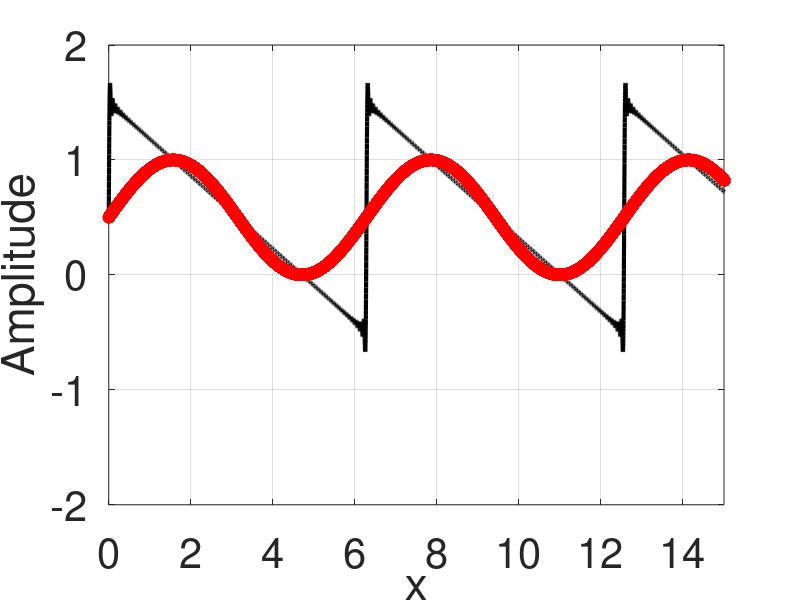

MATLAB code for this plot:
clear;
home;
close;
pkg load signal;

%n is a constant
function retval = sinn_An(n,x)
	An = 2/pi/n;
	retval = An*sin(n.*x);
endfunction

%The full series
function retval = fourier_square(n,x)
	retval = 0.5;
	for i=[1:n]
		retval = retval+sinn_An(i,x);
	endfor
endfunction

x = 0.0:0.001:(2.0*pi)*10; %Octave is awesome!!

S = 0.5 + sinn_An(1,x) + sinn_An(3,x)+sinn_An(5,x) + sinn_An(7,x);
S1 = fourier_square(100,x);

plot(x,S1,'-','color','black','linewidth',3);
hold on;
grid on;
xlabel("x");
ylabel("Amplitude");
plot(x,sin(x)*0.5+0.5,'o','color','red','linewidth',3);
set(gca(),'fontsize',30)
axis([0 15 -2 2])
